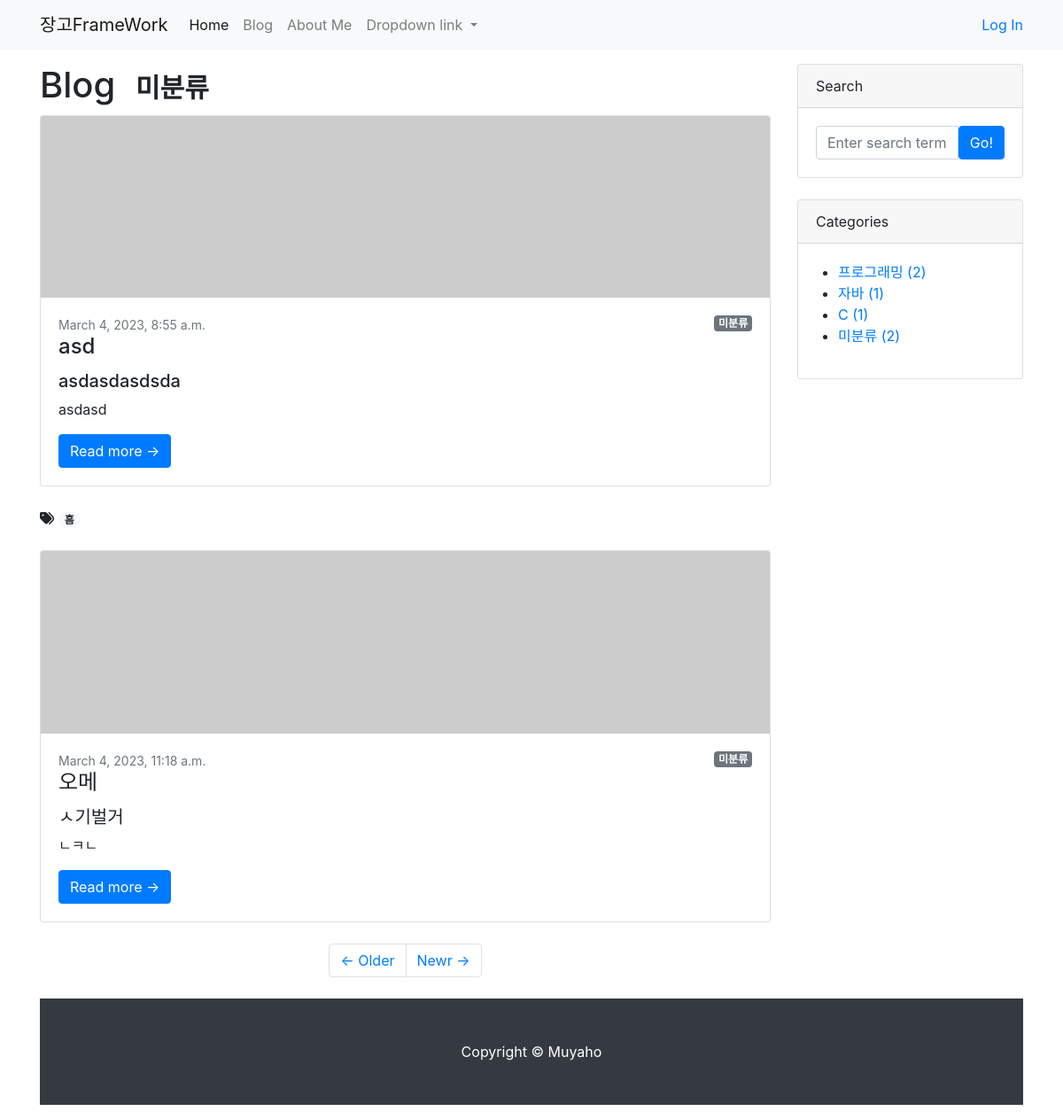
The app's page /blog/category/no_category/ with its own data.
### blog/models.py (models this page shows, shortened)
class Post(models.Model):
    title= models.CharField(max_length=30)
    content= models.TextField()
    hook_text= models.CharField(max_length=100,blank=True)
    head_image=models.ImageField(upload_to='blog/images/%Y%m%d/',blank=True)
    file_upload=models.FileField(upload_to='blog/files/%Y%m%d/', blank=True)
    created_at= models.DateTimeField(auto_now_add=True)
    updated_at=models.DateTimeField(auto_now=True)
    author=models.ForeignKey(User,on_delete=models.SET_NULL,null=True)
    category=models.ForeignKey(Category,null=True,blank=True,on_delete=models.SET_NULL)
    tags=models.ManyToManyField(Tag,blank=True)
    def get_absolute_url(self):
        return f'/blog/{self.pk}'

class Tag(models.Model):
    name=models.CharField(max_length=50)
    slug=models.SlugField(max_length=200,unique=True,allow_unicode=True)
    def __str__(self):
        return self.name
    def get_absolute_url(self):
        return f'/blog/tag/{self.slug}'

class Category(models.Model):
    name=models.CharField(max_length=50,unique=True)
    slug=models.SlugField(max_length=200,unique=True,allow_unicode=True)
    def __str__(self):
        return self.name
    def get_absolute_url(self):
        return f'/blog/category/{self.slug}/'
    class Meta:
        verbose_name_plural='Categories'

### blog/views.py (the view)
# urls.py: path('blog/category/<str:slug>/',views.category_page),
def category_page(request,slug):
    if slug=='no_category':
        category='미분류'
        post_list=Post.objects.filter(category=None)
    else:
        category = Category.objects.get(slug=slug)
        post_list=Post.objects.filter(category=category)
    return render(request,
                  'blog/post_list.html',
                  {
                      'post_list':post_list,
                      'categories': Category.objects.all(),
                      'no_category_post_count':Post.objects.filter(category=None).count(),
                      'category':category
                  }
                  )

### blog/templates/blog/post_list.html
{% extends 'blog/base.html' %}
            {% block main_area%}
                <h1>Blog {% if category %}
                <span class="badge badge-scondary">{{category}}</span>
                    {% endif %}
                </h1>
                {% if post_list %}
                {% for p  in post_list %}
                {%if p.tags.exists%}
                {% for tag in p.tags.iterator %}
                <i class="fas fa-tags"></i>
                <a href="{{tag.get_absolute_url}}"><span class="badge badge-pill badge-light">{{tag}}</span></a>
                {%endfor%}
                <br/>
                <br/>
                {%endif%}
                <div class="card mb-4" id="post-{{p.pk}}">
                    {% if p.head_image %}
                    <a href="#!"><img class="card-img-top" src="{{p.head_image.url}}" alt="{{p}} head image"></a>
                    {% else %}
                    <a href="#!"><img class="card-img-top" src="https://picsum.photos/seed/{{p.id}}/800/200" alt="random_image"></a>
                    {% endif %}
                    <div class="card-body">
                        {% if p.category %}
                        <span class="badge  badge-secondary float-right">{{p.category}}</span>
                        {% else%}
                        <span class="badge  badge-secondary float-right">미분류</span>
                        {% endif %}
                        <div class="small text-muted">{{p.created_at}}</div>
                        <h2 class="card-title h4">{{p.title}}</h2>
                        {% if p.hook_text %}
                        <h5>{{p.hook_text}}</h5>
                        {%endif%}
                        <p class="card-text">{{p.content | truncatewords:45}}</p>
                        <a class="btn btn-primary" href="{{p.get_absolute_url}}">Read more →</a>
                    </div>
                </div>
                {% endfor %}
                {% else %}
                <h3>아직 게시물이 없습니다</h3>
                {% endif %}
                <ul class="pagination justify-content-center my-4">
                    <li class="page-item">
                        <a class="page-link" href="#!">&larr; Older</a>
                    </li>
                    <li class="page-item">
                        <a class="page-link" href="#!">Newr &rarr;</a>
                    </li>
                </ul>
            {% endblock %}

### blog/templates/blog/base.html (shortened to what this page needs)
<!DOCTYPE html>
{% load static %}
<html lang="ko">
<head>
    <link href="{% static 'blog/css/bootstrap.min.css' %}" rel="stylesheet" , type="text/css">
</head>
<body>
    {% include 'blog/navbar.html' %}
    <div class="container my-3">
        <div class="row">
            <div class="col-md-8 col-lg-9" id="main-area">
            {% block main_area%}
            {% endblock %}
            </div>
            <div class="col-md-4 col-lg-3">
                <div class="card mb-4">
                    <div class="card-header">Search</div>
                    <div class="card-body">
                        <div class="input-group">
                            <input class="form-control" type="text" placeholder="Enter search term..."
                                aria-label="Enter search term..." aria-describedby="button-search" />
                            <button class="btn btn-primary" id="button-search" type="button">Go!</button>
                        </div>
                    </div>
                </div>
                <div class="card mb-4" id="categories-card">
                    <div class="card-header">Categories</div>
                    <div class="card-body">
                        <div class="row">
                                <ul >
                                    {% for category in categories %}
                                    <li>
                                        <a href="{{category.get_absolute_url}}">{{category}}
                                        ({{category.post_set.count}})</a>
                                    </li>
                                    {% endfor %}
                                    <li>
                                        <a href="/blog/category/no_category/">미분류
                                        ({{no_category_post_count}})</a>
                                    </li>
                                </ul>
                        </div>
                    </div>
                </div>
            </div>
        </div>
{% include 'blog/footer.html' %}
</body>
</html>

### records on screen
Post: shows "미분류", created_at "March 4, 2023, 8:55 a.m.", title "asd", hook_text "asdasdasdsda", content "asdasd"
Post: shows "미분류", created_at "March 4, 2023, 11:18 a.m.", title "오메", hook_text "ㅅ기벌거", content "ㄴㅋㄴ"
Tag: name "흠"
Category: name "프로그래밍", post_set.count "2"
Category: name "자바", post_set.count "1"
Category: name "C", post_set.count "1"

### other values on screen
{{ category }} "미분류"
{{ no_category_post_count }} "2"
